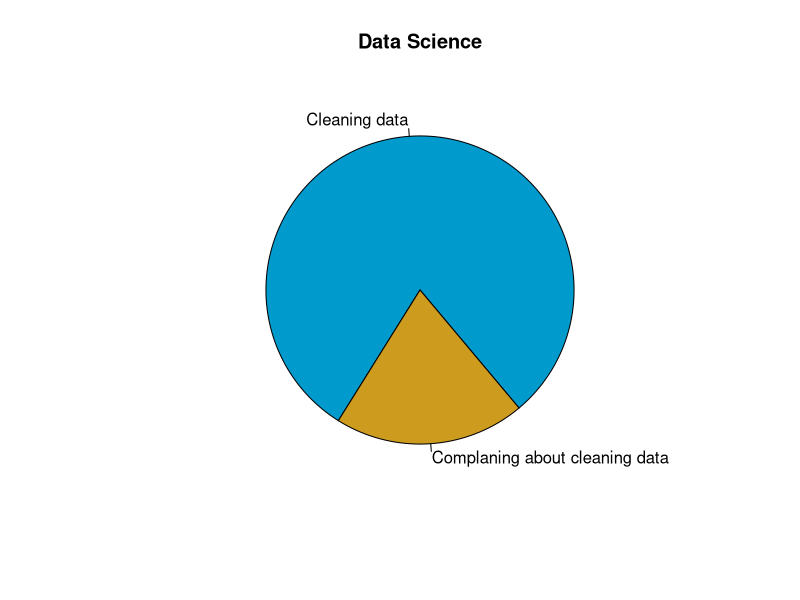

Write R code to recreate this figure.
# Create a pie chart
# c() is create a vector (numerical)

pie(c(80, 20), col = c('deepskyblue3', 'goldenrod3'),
    labels = c(
      'Cleaning data',
      "Complaning about cleaning data"),
    init.angle = 310,
    main = "Data Science")

